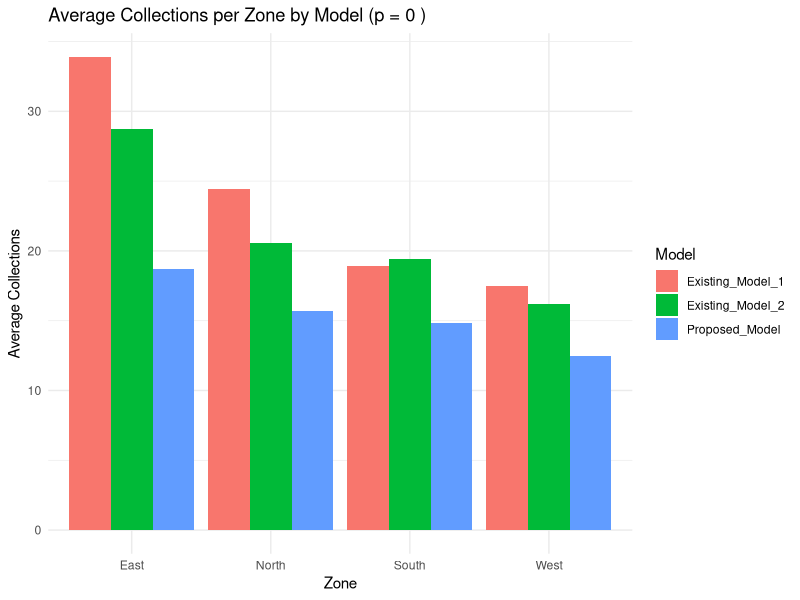
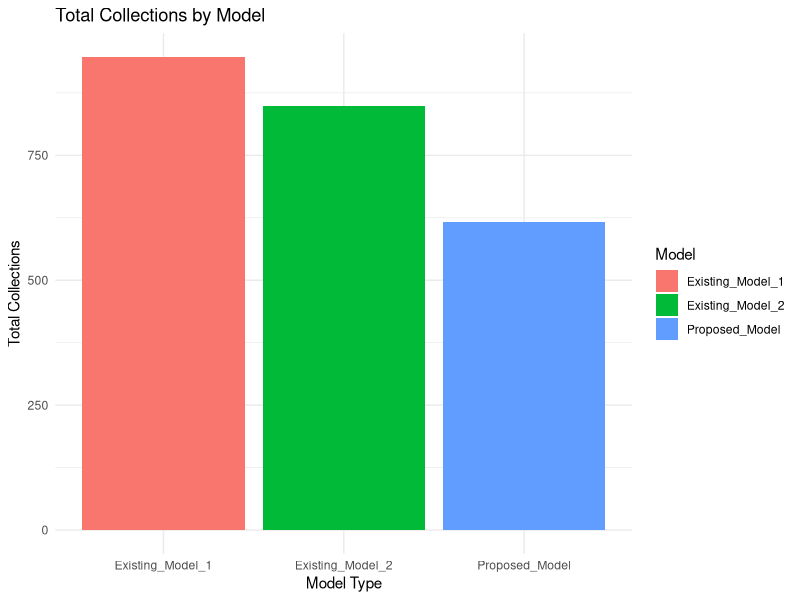
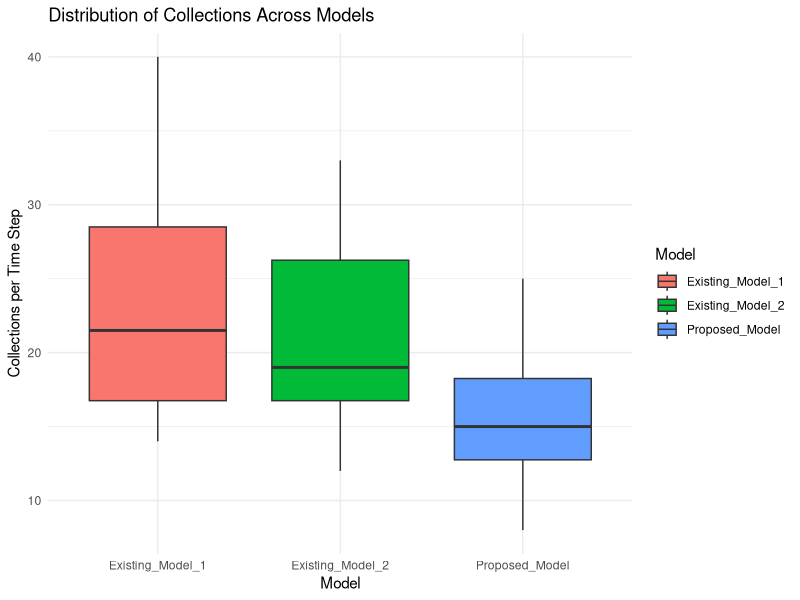

Generate these figures, in order, with R:
# ==============================================
# Module 8: Comparing Proposed Model with Two Existing Models
# Smart City Waste Management
# ==============================================

# Install required packages if not installed
# install.packages(c("dplyr", "ggplot2"))

library(dplyr)
library(ggplot2)

# -------------------------------
# STEP 1: Create/Load Data
# -------------------------------
# Replace this section with actual CSV files if available:
# existing_model1 <- read.csv("existing_model1.csv")
# existing_model2 <- read.csv("existing_model2.csv")
# proposed_model <- read.csv("proposed_model.csv")

set.seed(123)
zones <- c("North", "South", "East", "West")

# Simulate collection totals for each model
# Existing Model 1 (Traditional)
model1 <- data.frame(
  Zone = rep(zones, each = 10),
  Collections = c(rpois(10, 25), rpois(10, 20), rpois(10, 35), rpois(10, 18)),
  Model = "Existing_Model_1"
)

# Existing Model 2 (Semi-Optimized)
model2 <- data.frame(
  Zone = rep(zones, each = 10),
  Collections = c(rpois(10, 22), rpois(10, 18), rpois(10, 30), rpois(10, 15)),
  Model = "Existing_Model_2"
)

# Proposed Model (Smart Waste Management)
proposed <- data.frame(
  Zone = rep(zones, each = 10),
  Collections = c(rpois(10, 15), rpois(10, 14), rpois(10, 18), rpois(10, 12)),
  Model = "Proposed_Model"
)

# Combine all into one dataset
all_models <- rbind(model1, model2, proposed)

# -------------------------------
# STEP 2: Summary Statistics
# -------------------------------
summary_stats <- all_models %>%
  group_by(Model, Zone) %>%
  summarise(
    Total_Collections = sum(Collections),
    Avg_Collections = mean(Collections),
    .groups = "drop"
  )

cat("=== Summary Statistics ===\n")
print(summary_stats)

# -------------------------------
# STEP 3: ANOVA Test
# -------------------------------
anova_model <- aov(Collections ~ Model, data = all_models)
anova_result <- summary(anova_model)

cat("\n=== ANOVA Results ===\n")
print(anova_result)

# Extract p-value
p_value <- anova_result[[1]]$`Pr(>F)`[1]
cat("\nP-value for ANOVA:", p_value, "\n")

if (p_value < 0.05) {
  cat("Result: Statistically significant difference between models (p < 0.05)\n\n")
} else {
  cat("Result: No significant difference between models (p >= 0.05)\n\n")
}

# -------------------------------
# STEP 4: Visualization - Bar Charts
# -------------------------------

# 1) Bar chart of average collections per zone by model
ggplot(summary_stats, aes(x = Zone, y = Avg_Collections, fill = Model)) +
  geom_bar(stat = "identity", position = "dodge") +
  labs(title = paste("Average Collections per Zone by Model (p =", round(p_value, 4), ")"),
       x = "Zone", y = "Average Collections") +
  theme_minimal()

# 2) Total collections per model (aggregated across all zones)
total_by_model <- all_models %>%
  group_by(Model) %>%
  summarise(Total_Collections = sum(Collections), .groups = "drop")

ggplot(total_by_model, aes(x = Model, y = Total_Collections, fill = Model)) +
  geom_bar(stat = "identity") +
  labs(title = "Total Collections by Model",
       x = "Model Type", y = "Total Collections") +
  theme_minimal()

# 3) Boxplot for distribution of collections across models
ggplot(all_models, aes(x = Model, y = Collections, fill = Model)) +
  geom_boxplot() +
  labs(title = "Distribution of Collections Across Models",
       x = "Model", y = "Collections per Time Step") +
  theme_minimal()

# -------------------------------
# STEP 5: Interpretation
# -------------------------------
cat("=== Interpretation ===\n")
if (p_value < 0.05) {
  cat("There is a statistically significant difference between the models.\n")
  cat("Proposed model shows improved performance with fewer collections compared to existing systems.\n")
} else {
  cat("No statistically significant improvement detected.\n")
}
